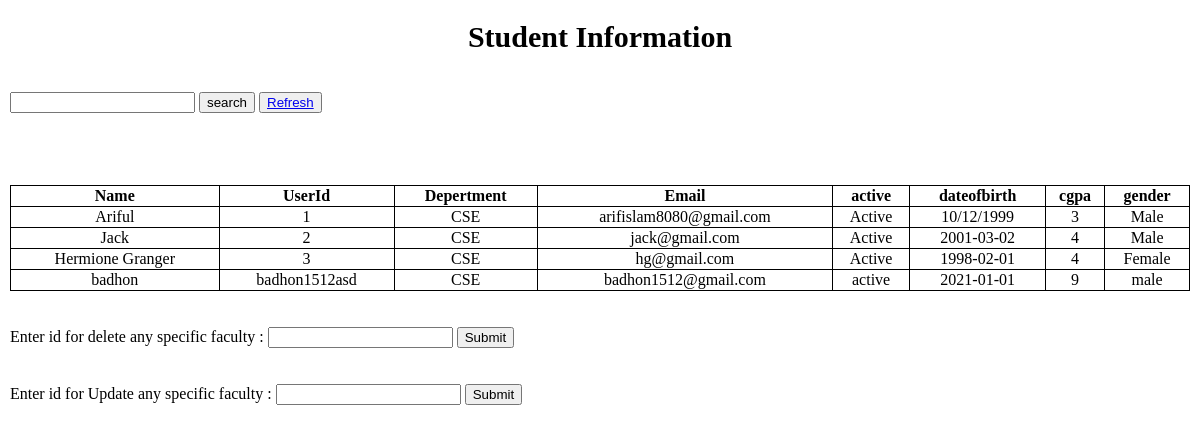
/FinalTermProject/view/studentinfo.php, run on the app's committed database.
### tables this page shows
CREATE TABLE `students` (
  `userid` varchar(30) NOT NULL,
  `username` varchar(30) NOT NULL,
  `email` varchar(30) NOT NULL,
  `gender` varchar(30) NOT NULL,
  `userpassword` varchar(30) NOT NULL,
  `dateofbirth` varchar(30) NOT NULL,
  `depertment` varchar(30) NOT NULL,
  `cgpa` int(6) NOT NULL,
  `activestatus` varchar(30) NOT NULL
);

### FinalTermProject/dbControler/db.php (called while the page is built, shortened)
<?php
class db{
 function SelectQuery($conn,$sql)
 {
  $result = $conn->query($sql);
  return $result;
 }
}
?>

### FinalTermProject/view/studentinfo.php (the view, shortened to what this page needs)
<!DOCTYPE html>
<html lang="en">
<head>
  <link rel="stylesheet" href="../css/style.css">
</head>
<body>
<h1 >Student Information</h1>
<br>
<input type="text" id="userid">
<button onclick="searchUser('student')">search</button>
<button><a href="studentinfo.php">Refresh</a></button>
<table id="table">
<tr>
<th >Name</th>
<th >UserId</th>
<th >Depertment</th>
<th >Email</th>
<th >active</th>
<th >dateofbirth</th>
<th >cgpa</th>
<th >gender</th>
</tr>
<?php
  include "../dbControler/db.php";
  $connect=new db();
  $conobj=$connect->OpenCon();
  $sql="SELECT * FROM students";
  $result=$connect->SelectQuery($conobj,$sql);
  if ($result->num_rows> 0) {
    while($row = $result->fetch_assoc()) {
      echo "<tr>";
      echo "<td >$row[username]</td>";
      echo "<td >$row[userid]</td>";
      echo "<td >$row[depertment]</td>";
      echo "<td >$row[email]</td>";
      echo "<td >$row[activestatus]</td>";
      echo "<td >$row[dateofbirth]</td>";
      echo "<td >$row[cgpa]</td>";
      echo "<td >$row[gender]</td>";
      echo "<br>";
  echo "</tr>";
    }
  } else {
    echo "0 results";
  }
?>
</table>
<br>
<br>
<form method="post" action="<?php echo htmlspecialchars($_SERVER["PHP_SELF"]);?>">
  <label for="">Enter id for delete any specific faculty :</label>
  <input type="text" name="uid">
  <input type="submit" id="delete" name="delete">
</form>
<br>
<br>
<form method="post" action="<?php echo htmlspecialchars($_SERVER["PHP_SELF"]);?>">
  <label for="">Enter id for Update any specific faculty :</label>
  <input type="text" name="idforupdate" id="idforupdate">
  <input type="submit" id="update" name="update">
</form>
<br>
<br>
</body>
</html>

### FinalTermProject/css/style.css (style rules this page uses)
* { box-sizing: border-box; }
body { margin: 10px; }
h1 { text-align: center; font-size: 30px; }
table { text-align:center; border:1px; width:100%; border-collapse:collapse; }
th,td { text-align:center; border: 1px solid black; }

### data on the page
students: username "Ariful", userid "1", depertment "CSE", email "arifislam8080@gmail.com", activestatus "Active", dateofbirth "10/12/1999", cgpa "3", gender "Male"
students: username "Jack", userid "2", depertment "CSE", email "jack@gmail.com", activestatus "Active", dateofbirth "2001-03-02", cgpa "4", gender "Male"
students: username "Hermione Granger", userid "3", depertment "CSE", email "hg@gmail.com", activestatus "Active", dateofbirth "1998-02-01", cgpa "4", gender "Female"
students: username "badhon", userid "badhon1512asd", depertment "CSE", email "badhon1512@gmail.com", activestatus "active", dateofbirth "2021-01-01", cgpa "9", gender "male"
